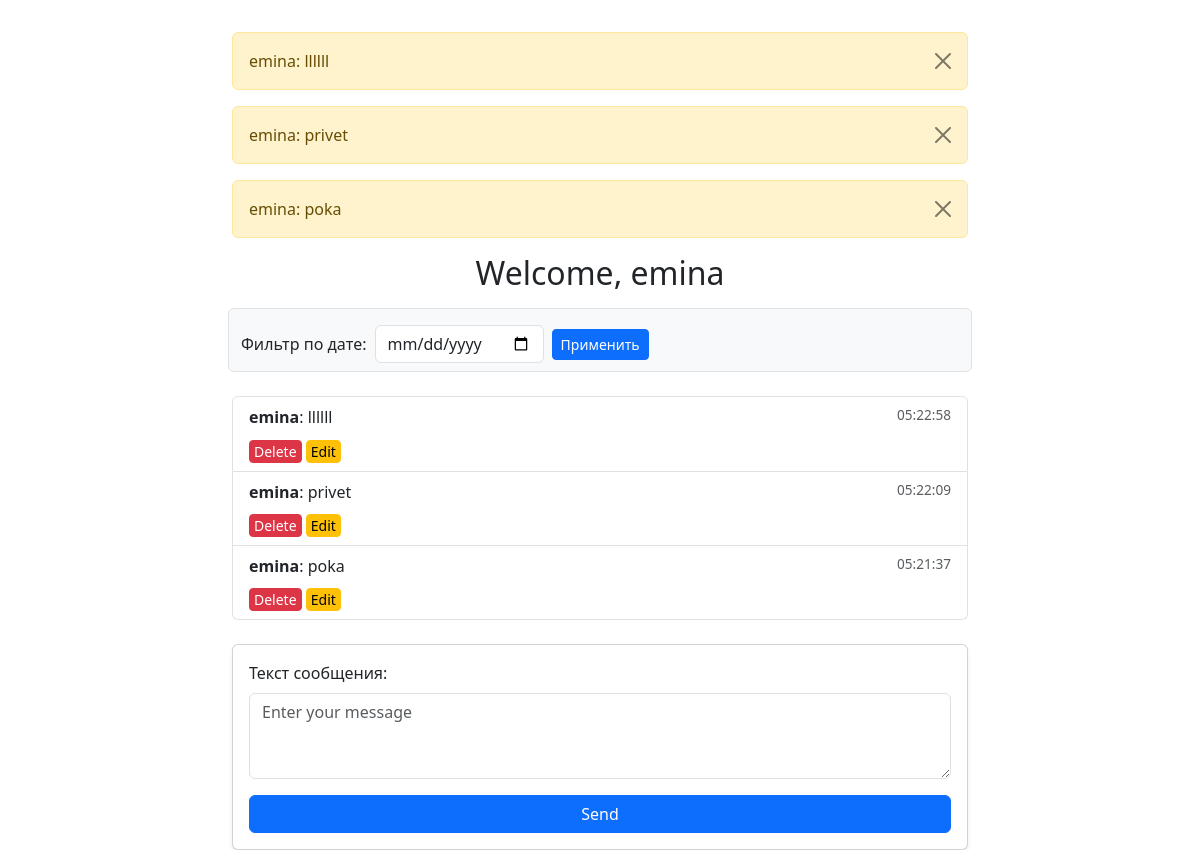
Page /chat/ (signed in) on the committed database.
### chat/models.py (models this page shows)
class Message(models.Model):
    user = models.ForeignKey(User, on_delete=models.CASCADE)
    text = models.TextField()
    timestamp = models.DateTimeField(auto_now_add=True)
    is_archived = models.BooleanField(default=False)
    def __str__(self):
        return f"{self.user.username}: {self.text[:20]}"

### chat/views.py (the view)
# urls.py: path('chat/', views.chat_view, name='chat'),
def chat_view(request):
    user = request.user
    if not user.is_authenticated:
        return redirect('register')
    queryset = Message.objects.filter(is_archived=False)
    date_filter = request.GET.get('date')
    if date_filter:
        queryset = queryset.filter(timestamp__date=date_filter)
    messages_list = queryset.order_by('-timestamp')
    archived_messages = Message.objects.filter(user=user, is_archived=True).order_by('-timestamp')
    if request.method == 'POST':
        if 'edit_message_id' in request.POST:
            message_id = request.POST.get('edit_message_id')
            message = get_object_or_404(Message, id=message_id)
            if message.user == user:
                form = MessageEditForm(request.POST, instance=message)
                if form.is_valid():
                    form.save()
                    messages.success(request, "Сообщение успешно изменено!")
                    return redirect('chat')
        elif 'delete_message_id' in request.POST:
            message_id = request.POST.get('delete_message_id')
            message = get_object_or_404(Message, id=message_id)
            if message.user == user:
                message.is_archived = True
                message.save()
                messages.warning(request, "Сообщение перемещено в архив.")
                return redirect('chat')
        elif 'restore_message_id' in request.POST:
            message_id = request.POST.get('restore_message_id')
            message = get_object_or_404(Message, id=message_id)
            if message.user == user:
                message.is_archived = False
                message.save()
                messages.success(request, "Сообщение успешно восстановлено!")
                return redirect('chat')
        else:
            form = MessageForm(request.POST)
            if form.is_valid():
                message = form.save(commit=False)
                message.user = user
                message.save()
                return redirect('chat')
    else:
        form = MessageForm()
    return render(request, 'chat.html', {
        'messages': messages_list,
        'form': form,
        'archived_messages': archived_messages,
        'user': user
    })

### chat/forms.py
class MessageForm(forms.ModelForm):
    class Meta:
        model = Message
        fields = ['text']
        widgets = {
            'text': forms.Textarea(attrs={'class': 'form-control', 'placeholder': 'Enter your message', 'rows': '3'})
        }

### chat/templates/chat.html (shortened to what this page needs)
<!DOCTYPE html>
<html lang="ru">
<head>
    <link href="https://cdn.jsdelivr.net/npm/bootstrap@5.3.0/dist/css/bootstrap.min.css" rel="stylesheet">
</head>
<body>
<div class="container mt-4">
    <div class="row justify-content-center">
        <div class="col-md-8">
            {% if messages %}
                <div class="mt-2 mb-3">
                    {% for message in messages %}
                        <div class="alert alert-{% if message.tags == 'error' %}danger{% elif message.tags == 'success' %}success{% else %}warning{% endif %} alert-dismissible fade show" role="alert">
                            {{ message }}
                            <button type="button" class="btn-close" data-bs-dismiss="alert" aria-label="Close"></button>
                        </div>
                    {% endfor %}
                </div>
            {% endif %}
            <h2 class="text-center mt-3">Welcome, {{ user.username }}</h2>
            <form method="get" class="row g-2 mb-4 mt-3 align-items-center bg-light p-2 rounded border">
                <div class="col-auto">
                    <label class="col-form-label">Фильтр по дате:</label>
                </div>
                <div class="col-auto">
                    <input type="date" name="date" class="form-control" value="{{ request.GET.date }}">
                </div>
                <div class="col-auto">
                    <button type="submit" class="btn btn-primary btn-sm">Применить</button>
                </div>
            </form>
            <div class="chat-box mt-4">
                <ul class="list-group">
                    {% for message in messages %}
                        <li class="list-group-item">
                            <strong>{{ message.user.username }}</strong>: {{ message.text }}
                            <span class="float-end text-muted" style="font-size: 0.85rem;">{{ message.timestamp|date:"H:i:s" }}</span>
                            {% if message.user == user %}
                                <div class="mt-2">
                                    <form method="post" style="display:inline;">
                                        <button type="submit" class="btn btn-sm btn-danger py-0 px-1">Delete</button>
                                    </form>
                                    <button type="button" class="btn btn-sm btn-warning py-0 px-1" data-bs-toggle="modal" data-bs-target="#editMessageModal{{ message.id }}">
                                        Edit
                                    </button>
                                </div>
                                {% endif %}
                        </li>
                    {% empty %}
                        <li class="list-group-item text-center text-muted">Сообщений пока нет.</li>
                    {% endfor %}
                </ul>
            </div>
            <div class="card mt-4 p-3 shadow-sm">
                <form method="post">
                    <div class="mb-3">
                        <label class="form-label">Текст сообщения:</label>
                        {{ form.text }}
                    </div>
                    <button type="submit" class="btn btn-primary w-100">Send</button>
                </form>
            </div>
        </div>
    </div>
</div>
</body>
</html>

### rows in the picture
Message: user+text "emina: llllll", user.username "emina", text "llllll", timestamp "05:22:58"
Message: user+text "emina: privet", user.username "emina", text "privet", timestamp "05:22:09"
Message: user+text "emina: poka", user.username "emina", text "poka", timestamp "05:21:37"

### other values in the picture
{{ user.username }} "emina"
